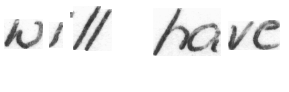
#> input picture data/test.png, 289 x 92 px
$ python SamplePreprocessor.py   (older library calls are emulated)
#> lines starting #> are read from the running program, lines starting #| are printed output that depends on the picture
#> further down, img is the input picture: shape (92, 289); min 48, max 255, mean 238.4
import random

import cv2
import numpy as np


def preprocess(img, imgSize, dataAugmentation=False):
    "put img into target img of size imgSize, transpose for TF and normalize gray-values"
#> called with imgSize = (128, 32), dataAugmentation = True

    # there are damaged files in IAM dataset - just use black image instead
    if img is None:
        img = np.zeros(imgSize[::-1])

    # data augmentation
    img = img.astype(np.float)
    if dataAugmentation:
        # photometric data augmentation
        if random.random() < 0.25:
            rand_odd = lambda: random.randint(1, 3) * 2 + 1
            img = cv2.GaussianBlur(img, (rand_odd(), rand_odd()), 0)
        if random.random() < 0.25:
            img = cv2.dilate(img, np.ones((3, 3)))
        if random.random() < 0.25:
            img = cv2.erode(img, np.ones((3, 3)))
        if random.random() < 0.5:
            img = img * (0.25 + random.random() * 0.75)
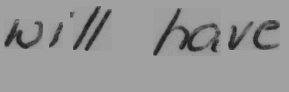
#> img: shape (92, 289) float64; min 30.41, max 161.5, mean 151
        if random.random() < 0.25:
            img = np.clip(img + (np.random.random(img.shape) - 0.5) * random.randint(1, 50), 0, 255)
        if random.random() < 0.1:
            img = 255 - img

        # geometric data augmentation
        wt, ht = imgSize
        h, w = img.shape
#> h = 92; w = 289
        f = min(wt / w, ht / h)
#> f = 0.348
        fx = f * np.random.uniform(0.75, 1.25)
#> fx = 0.356
        fy = f * np.random.uniform(0.75, 1.25)
#> fy = 0.385

        # random position around center
        txc = (wt - w * fx) / 2
#> txc = 12.51
        tyc = (ht - h * fy) / 2
#> tyc = -1.72
        freedom_x = max((wt - fx * w) / 2, 0) + wt / 10
#> freedom_x = 25.31
        freedom_y = max((ht - fy * h) / 2, 0) + ht / 10
#> freedom_y = 3.2
        tx = txc + np.random.uniform(-freedom_x, freedom_x)
#> tx = 17.71
        ty = tyc + np.random.uniform(-freedom_y, freedom_y)
#> ty = -1.43

        # map image into target image
        M = np.float32([[fx, 0, tx], [0, fy, ty]])
#> M = [[0.356, 0, 17.71], [0, 0.385, -1.43]]
        target = np.ones(imgSize[::-1]) * 255 / 2
        img = cv2.warpAffine(img, M, dsize=imgSize, dst=target, borderMode=cv2.BORDER_TRANSPARENT)
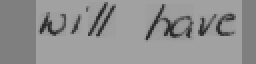
#> img: shape (32, 128) float64 (shown 2 times larger); min 31.85, max 161.5, mean 145.5

    # no data augmentation
    else:
        # center image
        wt, ht = imgSize
        h, w = img.shape
        f = min(wt / w, ht / h)
        tx = (wt - w * f) / 2
        ty = (ht - h * f) / 2

        # map image into target image
        M = np.float32([[f, 0, tx], [0, f, ty]])
        target = np.ones(imgSize[::-1]) * 255 / 2
        img = cv2.warpAffine(img, M, dsize=imgSize, dst=target, borderMode=cv2.BORDER_TRANSPARENT)

    # transpose for TF
    img = cv2.transpose(img)
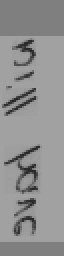
#> img: shape (128, 32) float64 (shown 2 times larger); min 31.85, max 161.5, mean 145.5

    # convert to range [-1, 1]
    img = img / 255 - 0.5
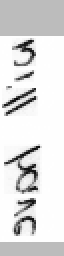
#> img: shape (128, 32) float64 (shown 2 times larger); min -0.375, max 0.133, mean 0.0707; drawn with min black and max white
    return img

def main(path):
    import matplotlib.pyplot as plt


    img = cv2.imread(path, cv2.IMREAD_GRAYSCALE)
    img_aug = preprocess(img, (128, 32), True)
    plt.subplot(121)
    plt.imshow(img, cmap='gray')
    plt.subplot(122)
    plt.imshow(cv2.transpose(img_aug), cmap='gray')
    plt.show()

if __name__ == '__main__':
    import matplotlib.pyplot as plt

    img = cv2.imread('../data/test.png', cv2.IMREAD_GRAYSCALE)
    img_aug = preprocess(img, (128, 32), True)
    plt.subplot(121)
    plt.imshow(img, cmap='gray')
    plt.subplot(122)
    plt.imshow(cv2.transpose(img_aug), cmap='gray')
    plt.show()
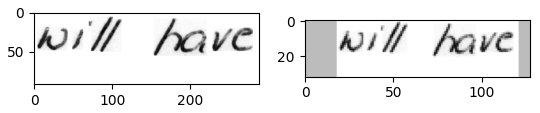
#> figure drawn by matplotlib, 2 panels
